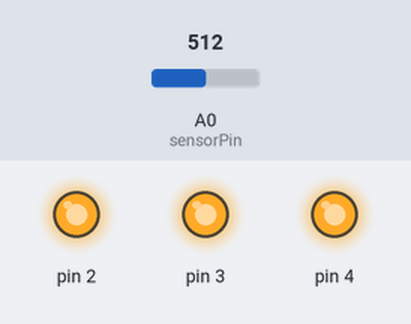
Bench run of a sketch on a simulated Arduino Uno, built with avr-gcc and run on an emulated ATmega328P. On the bench: output pins drawn as LEDs (lit = HIGH). The test bench sets the inputs (shaded band); at power-on: A0 (sensorPin) = 512. What the sketch prints to the serial monitor is not drawn.

Above: at 0.1 s.
Timing chart, 0 to 1.6 s (numbered marks = the images above):
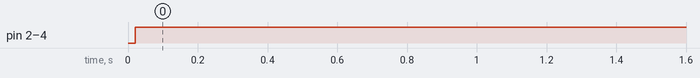

Measured:
- by itself, pin 2–4: LOW → HIGH at 0.02 s

The sketch:

DTECTTOR_AMOR.ino
```cpp
const int sensorPin = A0;
const float baselineTemp = 20.0;
void setup() {
  Serial.begin(9600);
  for ( int i = 2; i <= 4; i++) {
    digitalWrite(i, LOW);
    pinMode(i, OUTPUT);
  }
}

void loop() {

  int sensorVal = analogRead(sensorPin);
  Serial.println("Valor del sensor:");
  Serial.println(sensorVal);

  float voltaje = sensorVal / 1024.0 * 5.0;
  Serial.println("Valor del voltaje:");
  Serial.println(voltaje);

  float temp = (voltaje - 0.5) * 100;
  Serial.println("Valor de la temperatura:");
  Serial.println(temp);

  float valorRest = temp - baselineTemp;


  if ( valorRest / 2.0 > 1.0) {
    float a = 2.0;
    for (int num = 2 ; num < 5; num ++) {
      if ( (valorRest - a) >= 0.0) {
        digitalWrite(num, HIGH);
        a += 2.0;
      }
      else
      digitalWrite(num, LOW);
    }
    delay(1000);
  }
}
```
